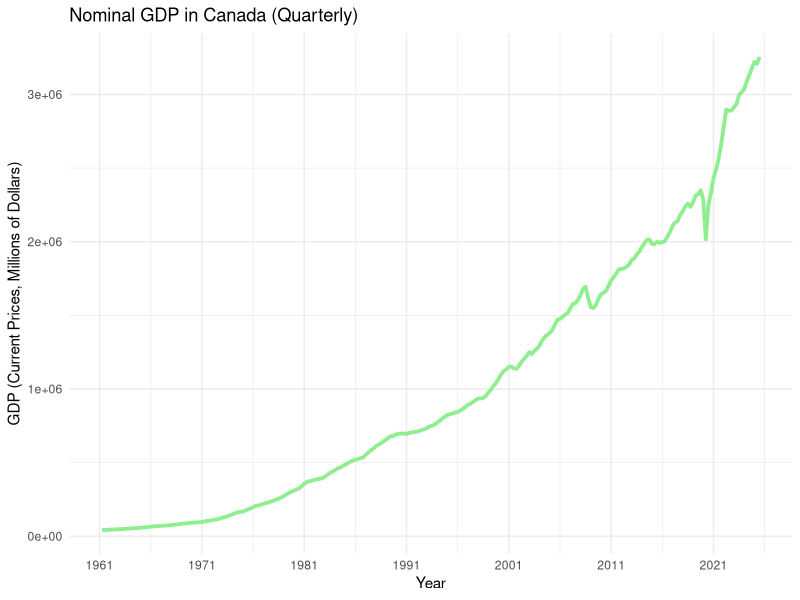
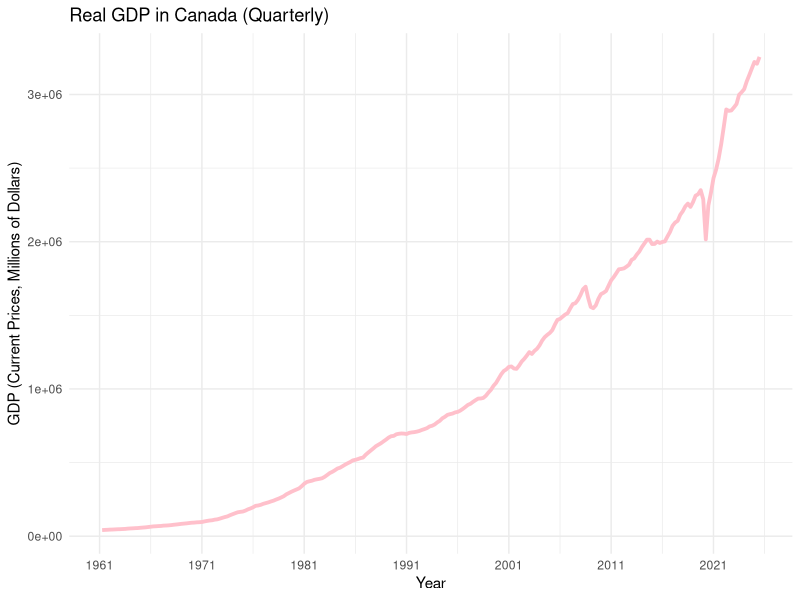
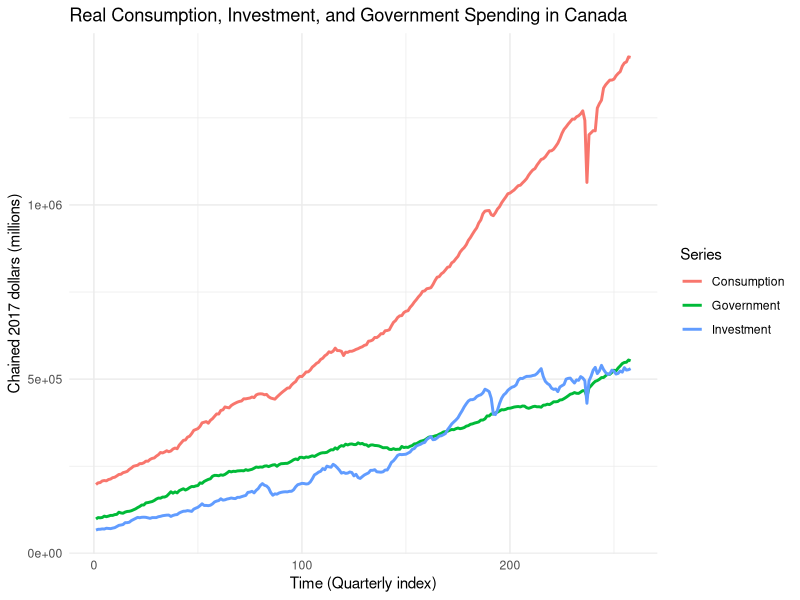

These charts were generated, in order, by the following R code:
#ECON 302 GDP HW1Q1.1

#install.packages("tidyverse")
#install.packages(c("cansim", "statcanR")) # used after q1.1

#LOAD PACKAGES
library(tidyverse)

# READING CSV & removing unnecessary headers
GDP_NOMINAL_1961to2025 <- read_csv("3610010401-noSymbol-current_prices.csv",
                                   skip = 11) 
# Nominal GDP, period: quarterly ; headers removed
head(GDP_NOMINAL_1961to2025)
colnames(GDP_NOMINAL_1961to2025)

GDP_REAL_1961to2025 <- read_csv("3610010401-noSymbol-chained2017dollars.csv",
                                skip = 11) 
# Real GDP, period: quarterly ; headers removed
head(GDP_REAL_1961to2025)
colnames(GDP_NOMINAL_1961to2025)


# Cleaning & Querying the dataset
GDP_NOMINAL_long <- GDP_NOMINAL_1961to2025 |>
  filter(Estimates == "Gross domestic product at market prices") |>
  mutate(across(-Estimates, as.numeric)) |>
  pivot_longer(cols = -Estimates,
               names_to = "quarter",
               values_to = "gdp_nominal") |>
  mutate(time = row_number()) |>
  drop_na(gdp_nominal)

nrow(GDP_NOMINAL_long)
sum(is.na(GDP_NOMINAL_long$gdp_nominal))
head(GDP_NOMINAL_long[, c("quarter","gdp_nominal","time")])

GDP_REAL_long <- GDP_NOMINAL_1961to2025 |>
  filter(Estimates == "Gross domestic product at market prices") |>
  mutate(across(-Estimates, as.numeric)) |>
  pivot_longer(cols = -Estimates,
               names_to = "quarter",
               values_to = "gdp_real") |>
  mutate(time = row_number()) |>
  drop_na(gdp_real)

sum(is.na(GDP_REAL_long$gdp_real))

# Plotting graphs
ggplot(GDP_NOMINAL_long, aes(x = time, y = gdp_nominal)) +
  geom_line(color ="lightgreen", linewidth=1.3) +
  scale_x_continuous(breaks = seq(1, 258, by = 40), # every 10 years
                     labels = seq(1961, 2025, by = 10)) +
  labs(title = "Nominal GDP in Canada (Quarterly)",
       x = "Year",
       y = "GDP (Current Prices, Millions of Dollars)") +
  theme_minimal()

ggplot(GDP_REAL_long, aes(x = time, y = gdp_real)) +
  geom_line(color ="pink", linewidth=1.3) +
  scale_x_continuous(breaks = seq(1, 258, by = 40), # every 10 years
                     labels = seq(1961, 2025, by = 10)) +
  labs(title = "Real GDP in Canada (Quarterly)",
       x = "Year",
       y = "GDP (Current Prices, Millions of Dollars)") +
  theme_minimal()


#ECON 302 GDP HW1Q1.2

# Consumption using REAL GDP

C_real <- GDP_REAL_1961to2025 |>
  filter(Estimates == "Household final consumption expenditure") |>
  mutate(across(-Estimates, as.numeric)) |>
  pivot_longer(cols = -Estimates,
               names_to = "quarter",
               values_to = "consumption") |>
  drop_na(consumption) |>
  mutate(time = row_number())

# Investments using REAL GDP

I_real <- GDP_REAL_1961to2025 |>
  filter(Estimates == "Gross fixed capital formation") |>
  mutate(across(-Estimates, as.numeric)) |>
  pivot_longer(cols = -Estimates,
               names_to = "quarter",
               values_to = "investment") |>
  drop_na(investment) |>
  mutate(time = row_number())

# Government Spending using REAL GDP

G_real <- GDP_REAL_1961to2025 |>
  filter(Estimates == "General governments final consumption expenditure") |>
  mutate(across(-Estimates, as.numeric)) |>
  pivot_longer(cols = -Estimates, 
               names_to = "quarter",
               values_to = "government") |>
  drop_na(government) |>
  mutate(time = row_number())

# Double Checking Results

GDP_REAL_1961to2025 |>
  filter(Estimates %in% c("Household final consumption expenditure",
                          "Gross fixed capital formation",
                          "General governments final consumption expenditure")) |>
  select(Estimates, `Q1 1961`, `Q2 1961`, `Q3 1961`, `Q4 1961`)


# Visualization
C_plot <- C_real |>
  select(time, value = consumption) |>
  mutate(series = "Consumption")

I_plot <- I_real |>
  select(time, value = investment) |>
  mutate(series = "Investment")

G_plot <- G_real |>
  select(time, value = government) |>
  mutate(series = "Government")


CIG_plot <- bind_rows(C_plot,
                      I_plot,
                      G_plot)

ggplot(CIG_plot, aes(x = time, y = value, color = series)) +
  geom_line(linewidth = 1) +
  labs(
    title = "Real Consumption, Investment, and Government Spending in Canada",
    x = "Time (Quarterly index)",
    y = "Chained 2017 dollars (millions)",
    color = "Series"
  ) +
  theme_minimal()


#ECON 302 GDP HW1Q1.3




